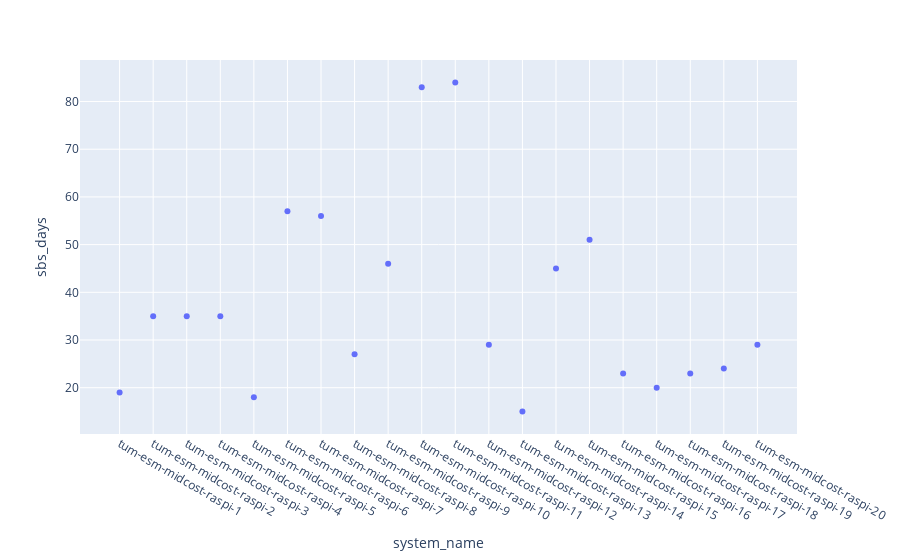

Notebook source saved alongside this figure:
### Code cell
# 144 * 10 minute intervals in 1 day - 3 * 10 min intervals in one calibration
# 24* 1h interval in 1 day

df_plot = df.sort("datetime") \
    .group_by(["system_name", "system_id"]) \
    .agg((pl.col("gmp343_corrected").count() / 24).cast(int).alias("sbs_days")) \
    .join(df_sbs, on="system_id") \
    .drop("^.*_right$") \
    .sort("system_id")

fig = px.scatter(df_plot, x="system_name", y="sbs_days")
fig.show()

### Figure 1 — Plotly figure (JSON) as saved in the notebook; plotly's stock layout.template omitted (floating-point values rounded to 4 significant figures)
{"data": [{"hovertemplate": "system_name=%{x}<br>sbs_days=%{y}<extra></extra>", "legendgroup": "", "marker": {"color": "#636efa", "symbol": "circle"}, "mode": "markers", "name": "", "orientation": "v", "showlegend": false, "type": "scatter", "x": ["tum-esm-midcost-raspi-1", "tum-esm-midcost-raspi-2", "tum-esm-midcost-raspi-3", "tum-esm-midcost-raspi-4", "tum-esm-midcost-raspi-5", "tum-esm-midcost-raspi-6", "tum-esm-midcost-raspi-7", "tum-esm-midcost-raspi-8", "tum-esm-midcost-raspi-9", "tum-esm-midcost-raspi-10", "tum-esm-midcost-raspi-11", "tum-esm-midcost-raspi-12", "tum-esm-midcost-raspi-13", "tum-esm-midcost-raspi-14", "tum-esm-midcost-raspi-15", "tum-esm-midcost-raspi-16", "tum-esm-midcost-raspi-17", "tum-esm-midcost-raspi-18", "tum-esm-midcost-raspi-19", "tum-esm-midcost-raspi-20"], "xaxis": "x", "y": [19, 35, 35, 35, 18, 57, 56, 27, 46, 83, 84, 29, 15, 45, 51, 23, 20, 23, 24, 29], "yaxis": "y"}], "layout": {"legend": {"tracegroupgap": 0}, "margin": {"t": 60}, "xaxis": {"anchor": "y", "domain": [0, 1], "title": {"text": "system_name"}}, "yaxis": {"anchor": "x", "domain": [0, 1], "title": {"text": "sbs_days"}}}}
